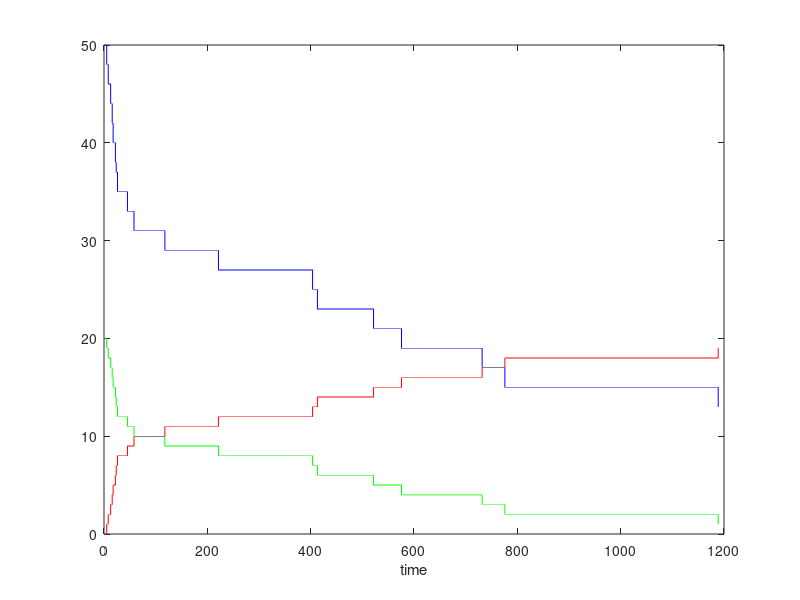

Write MATLAB code to recreate this figure. (Note: this script raises an error after producing the figure.)
%  2A + B --> D
% B is limiting in this scenario. Algorithm is run wrt B.
% Simulating 3rd order kinetics using my agent-based algorithm.
% Assume volume is --- microliters.

% Author: Alex Plakantonakis,   Copyright (c) 2019
% License: GNU GPLv3

clear; clc;

Avonum = 6.02e+23;      % Avogadro's number
km = 1;      % Bimolecular molar kinetic constant [units: 1 /(M sec)];
V = 10^-21;          % in Liters

global k;       % Bimolecular microscopic kinetic constant [units: 1/sec];
k = km /(Avonum*V)^2;

%% Initial number of reactant molecules; assume B is limiting.
agents = 50;
Ao = agents;      Bo = 0.4*agents;          Dmax = Bo;
% Arrays for tracking reactant and product agent status
A = ones(1,Ao);        B = ones(1,Bo);      D = zeros(1,Dmax); 
% Initialize time-dependent sum of molecule numbers
At(1) = sum(A);        Bt(1) = sum(B);      Dt(1) = 0;

time(1) = 0;
t = 2;
dt = 0.01;                            % Fixed time step increment

while Bt(t-1) > 1                          % Use limiting reactant!
%     dt = 10  / ( At(t-1) * (At(t-1)-1) );       % Variable time step increment

    P = k * At(t-1) * (At(t-1)-1) * dt;
%     P = 1 - exp(-k * At(t-1) * (At(t-1)-1) * dt);
    
    temp = find(B==1);
    for i = 1:size(temp,2)
        if rand < P
            B(temp(i)) = 0;           % Agent B dies
            temp2 = find(A==1);      
            x = ceil(rand(1,2)*size(temp2,2));  % Pick 2 A agents randomly
            A(temp2(x(1))) = 0;        % First agent A dies
            A(temp2(x(2))) = 0;        % Second A agent dies
            D(temp(i)) = 1;            % Agent D is born!
        end
    end 
    time(t) = time(t-1) + dt;
    At(t) = sum(A);         Bt(t) = sum(B);         Dt(t) = sum(D);
    t = t + 1;
end

figure('Name','3rd Order Rx Time course','NumberTitle','off'); 
plot(time,At,'b',time,Bt,'g',time,Dt,'r');             
xlabel('time');                                         hold on;

% Solve ODE for 2nd order kinetics - Plot Time Courses
tmax=time(t-1);
[ty,y_sol] = ode45(@o3_het_dif,[0:tmax/100:tmax],[At(1) ; Bt(1) ; Dt(1)]);
scatter(ty,y_sol(:,1),'xb');                  
scatter(ty,y_sol(:,2),'xg');
scatter(ty,y_sol(:,3),'xr');

legend('Agent A','Agent B','Agent D');        hold off;

clear temp temp2 x i;

% Result:
% - It works for both fixed and variable time step increments. 
